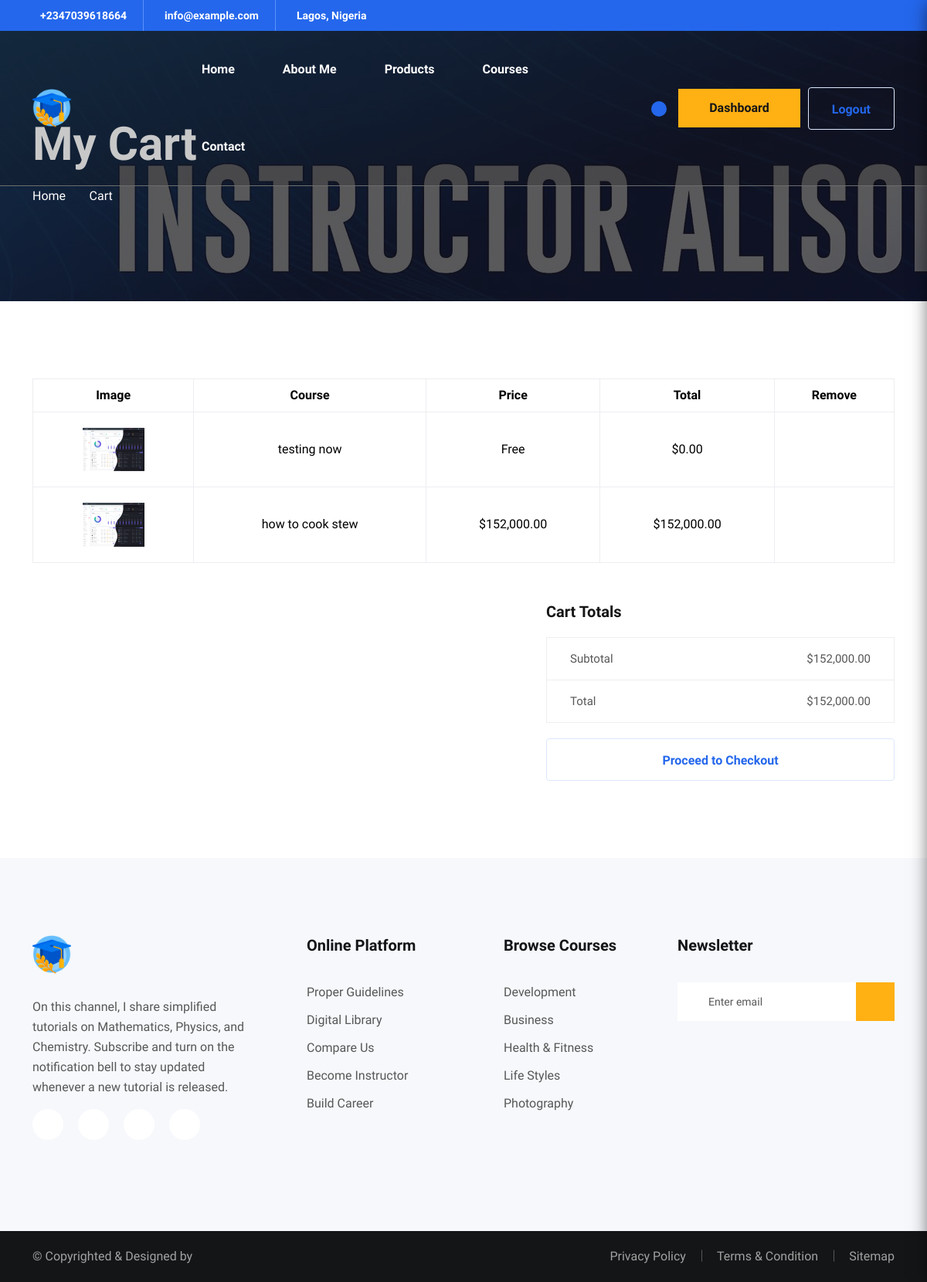
/dashboard/cart (signed in), run on the app's committed database.
### dashboard/models.py (models this page shows, shortened)
class CartItem(models.Model):
    user = models.ForeignKey(
        User,
        on_delete=models.CASCADE,
        related_name="cart_items"
    )
    course = models.ForeignKey(
        Course,
        on_delete=models.CASCADE,
        related_name="cart_items"
    )
    created_at = models.DateTimeField(auto_now_add=True)
    class Meta:
        unique_together = ("user", "course")

class Course(models.Model):
    LEVEL_CHOICES = (
        ('beginner', 'Beginner'),
        ('intermediate', 'Intermediate'),
        ('advanced', 'Advanced'),
    )
    STATUS_CHOICES = (
        ('draft', 'Draft'),
        ('published', 'Published'),
    )
    PRICE_TYPE_CHOICES = (
        ('free', 'Free'),
        ('paid', 'Paid'),
    )
    author = models.ForeignKey(
        User,
        on_delete=models.CASCADE,
        related_name='courses'
    )
    title = models.CharField(max_length=255)
    category = models.ForeignKey(
        'Category',
        on_delete=models.SET_NULL,
        null=True,
        related_name='courses'
    )
    level = models.CharField(
        max_length=20,
        choices=LEVEL_CHOICES,
        default='beginner'
    )
    short_description = models.CharField(max_length=255, blank=True)
    description = models.TextField(blank=True)
    thumbnail = models.FileField(
        upload_to='courses/thumbnails/',
        blank=True,
        null=True
    )
    price_type = models.CharField(
        max_length=10,
        choices=PRICE_TYPE_CHOICES,
        default='free'
    )
    price = models.DecimalField(
        max_digits=8,
        decimal_places=2,
        blank=True,
        null=True
    )
    status = models.CharField(
        max_length=20,
        choices=STATUS_CHOICES,
        default='draft'
    )
    view_count = models.PositiveIntegerField(default=0)
    purchase_count = models.PositiveIntegerField(default=0)
    created_at = models.DateTimeField(auto_now_add=True)
    updated_at = models.DateTimeField(auto_now=True)

### dashboard/views.py (the view)
# urls.py: path("cart", views.cart, name="cart"),
@login_required
def cart(request):
    cart_items = CartItem.objects.filter(user=request.user).select_related("course")
    subtotal = Decimal("0.00")
    for item in cart_items:
        if item.course.price_type == "paid" and item.course.price:
            subtotal += item.course.price
    context = {
        "cart_items": cart_items,
        "subtotal": subtotal,
        "total": subtotal,  # same for now (no tax/shipping)
    }
    return render(request, "cart.html", context)

### dashboard/templates/cart.html (shortened to what this page needs)
{% extends 'base.html' %}
{% load static %}
{% load humanize %}
{% block content %}
<main>
<div class="hero-arera course-item-height"
     data-background="{% static 'images/slider/course-slider.jpg' %}">
  <div class="container">
    <div class="row">
      <div class="col-xl-12">
        <div class="hero-course-1-text">
          <h2>My Cart</h2>
        </div>
        <div class="course-title-breadcrumb">
          <nav>
            <ol class="breadcrumb">
              <li class="breadcrumb-item">
                <a href="{% url 'home' %}">Home</a>
              </li>
              <li class="breadcrumb-item active">Cart</li>
            </ol>
          </nav>
        </div>
      </div>
    </div>
  </div>
</div>
<section class="cart-area pt-100 pb-100">
  <div class="container">
    {% if cart_items %}
    <div class="table-content table-responsive">
      <table class="table">
        <thead>
          <tr>
            <th>Image</th>
            <th>Course</th>
            <th>Price</th>
            <th>Total</th>
            <th>Remove</th>
          </tr>
        </thead>
        <tbody>
          {% for item in cart_items %}
          <tr>
            <td>
              <a href="{% url 'course_detail' item.course.id %}">
                {% if item.course.thumbnail %}
                  <img src="{{ item.course.thumbnail.url }}" width="80">
                {% else %}
                  <img src="{% static 'images/course/default.jpg' %}" width="80">
                {% endif %}
              </a>
            </td>
            <td>
              <a href="{% url 'course_detail' item.course.id %}">
                {{ item.course.title }}
              </a>
            </td>
            <td>
              {% if item.course.price_type == "free" %}
                Free
              {% else %}
                ${{ item.course.price|intcomma }}
              {% endif %}
            </td>
            <td>
              {% if item.course.price_type == "free" %}
                $0.00
              {% else %}
                ${{ item.course.price|intcomma }}
              {% endif %}
            </td>
            <td>
            </td>
          </tr>
          {% endfor %}
        </tbody>
      </table>
    </div>
    <div class="row">
      <div class="col-md-5 ms-auto">
        <div class="cart-page-total">
          <h2>Cart Totals</h2>
          <ul class="mb-20">
            <li>
              Subtotal
              <span>${{ subtotal|intcomma }}</span>
            </li>
            <li>
              Total
              <span>${{ total|intcomma }}</span>
            </li>
          </ul>
          <a class="edu-border-btn w-100 text-center"
             href="{% url 'checkout' %}">
            Proceed to Checkout
          </a>
        </div>
      </div>
    </div>
    {% endif %}
  </div>
</section>
</main>
{% endblock %}

### static/css/default.css (style rules this page uses)
.mb-20 { margin-bottom:20px }
.pt-100 { padding-top:100px }
.pb-100 { padding-bottom:100px }

### data on the page
CartItem: course.thumbnail (placeholder picture), course "testing now", shows "Free", shows "$0.00"
CartItem: course.thumbnail (placeholder picture), course "how to cook stew", course.price "152,000.00"

### other printed values
{{ subtotal|intcomma }} "152,000.00"
{{ total|intcomma }} "152,000.00"
